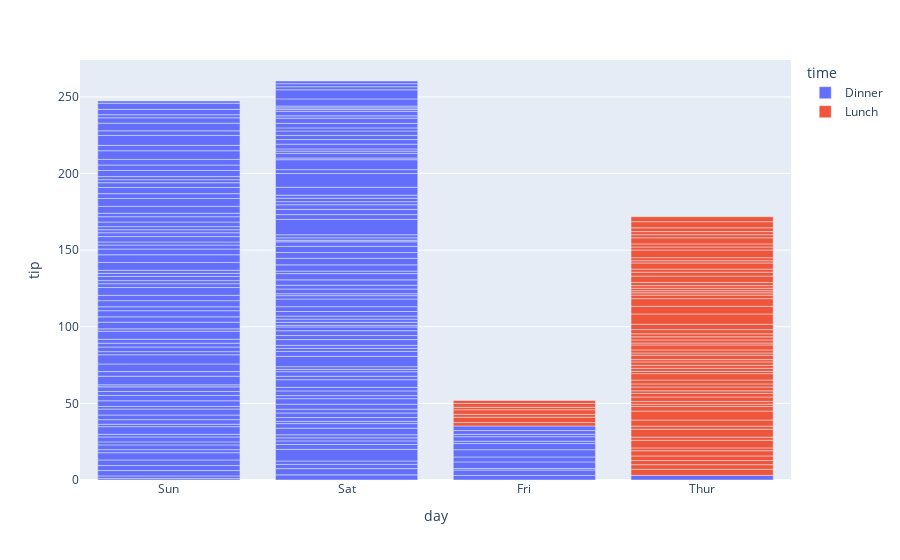

The code cell stored with this chart in its notebook:
### Code cell
px.bar(data_frame=tips, x = "day", y='tip', color='time')

### Figure 1 — Plotly figure (JSON) as saved in the notebook; plotly's stock layout.template omitted (floating-point values rounded to 4 significant figures; data arrays with more than 128 entries replaced by an {"elided": "..."} marker saying what was removed)
{"data": [{"alignmentgroup": "True", "hovertemplate": "time=Dinner<br>day=%{x}<br>tip=%{y}<extra></extra>", "legendgroup": "Dinner", "marker": {"color": "#636efa", "pattern": {"shape": ""}}, "name": "Dinner", "offsetgroup": "Dinner", "orientation": "v", "showlegend": true, "textposition": "auto", "type": "bar", "x": {"elided": "176 str values"}, "xaxis": "x", "y": {"elided": "176 float values"}, "yaxis": "y"}, {"alignmentgroup": "True", "hovertemplate": "time=Lunch<br>day=%{x}<br>tip=%{y}<extra></extra>", "legendgroup": "Lunch", "marker": {"color": "#EF553B", "pattern": {"shape": ""}}, "name": "Lunch", "offsetgroup": "Lunch", "orientation": "v", "showlegend": true, "textposition": "auto", "type": "bar", "x": ["Thur", "Thur", "Thur", "Thur", "Thur", "Thur", "Thur", "Thur", "Thur", "Thur", "Thur", "Thur", "Thur", "Thur", "Thur", "Thur", "Thur", "Thur", "Thur", "Thur", "Thur", "Thur", "Thur", "Thur", "Thur", "Thur", "Thur", "Thur", "Thur", "Thur", "Thur", "Thur", "Thur", "Thur", "Thur", "Thur", "Thur", "Thur", "Thur", "Thur", "Thur", "Thur", "Thur", "Thur", "Thur", "Thur", "Thur", "Thur", "Thur", "Thur", "Thur", "Thur", "Thur", "Thur", "Thur", "Thur", "Thur", "Thur", "Thur", "Thur", "Thur", "Fri", "Fri", "Fri", "Fri", "Fri", "Fri", "Fri"], "xaxis": "x", "y": [4, 3, 2.71, 3, 3.4, 1.83, 5, 2.03, 5.17, 2, 4, 5.85, 3, 1.5, 1.8, 2.92, 2.31, 1.68, 2.5, 2, 2.52, 4.2, 1.48, 2, 2, 2.18, 1.5, 2.83, 1.5, 2, 3.25, 1.25, 2, 2, 2, 2.75, 3.5, 6.7, 5, 5, 2.3, 1.5, 1.36, 1.63, 1.73, 2, 4.19, 2.56, 2.02, 4, 1.44, 2, 5, 2, 2, 4, 2.01, 2, 2.5, 4, 3.23, 2.2, 3.48, 1.92, 3, 1.58, 2.5, 2], "yaxis": "y"}], "layout": {"barmode": "relative", "legend": {"title": {"text": "time"}, "tracegroupgap": 0}, "margin": {"t": 60}, "xaxis": {"anchor": "y", "domain": [0, 1], "title": {"text": "day"}}, "yaxis": {"anchor": "x", "domain": [0, 1], "title": {"text": "tip"}}}}
